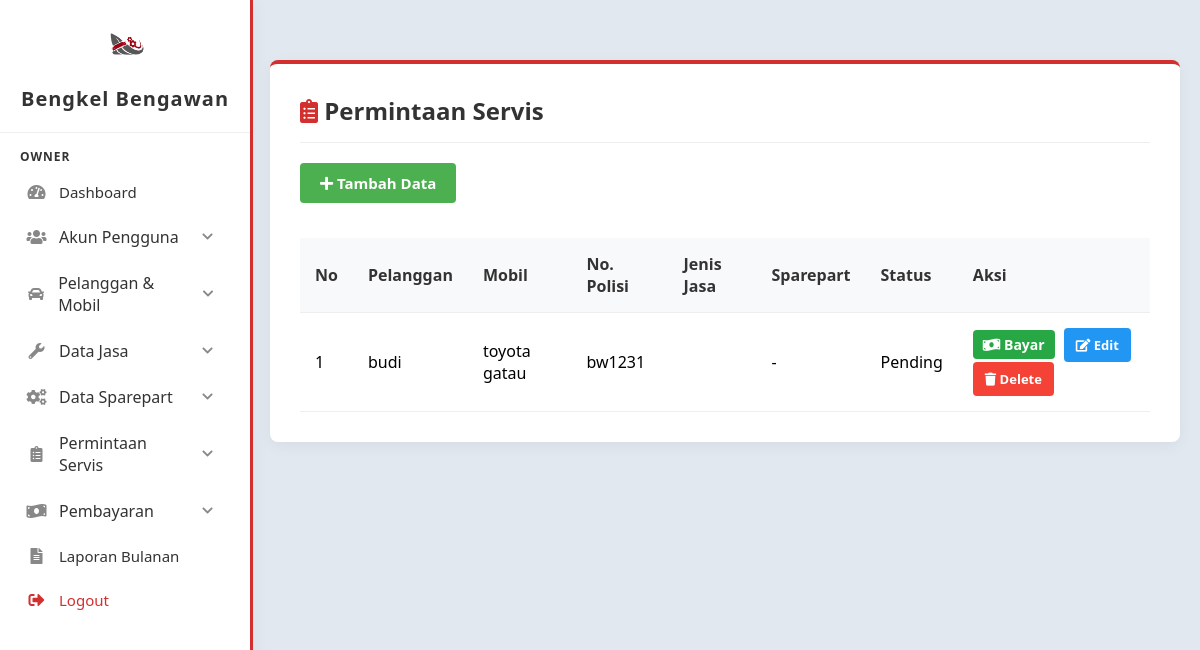
The app's page /owner/permintaan_servis/list.php (signed in), older data.
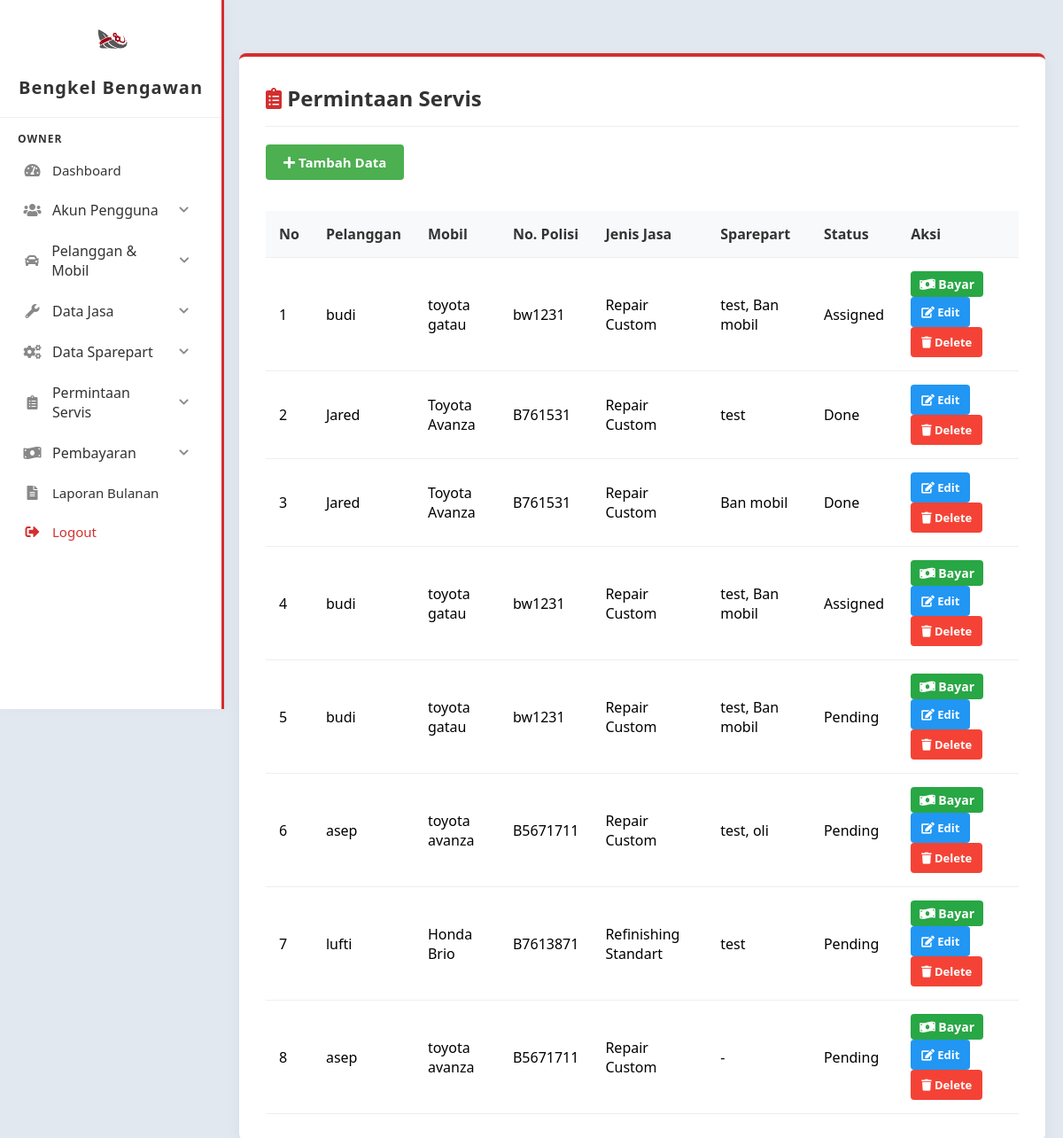
The same page, newer data.
### tables this page shows
CREATE TABLE `permintaan_servis` (
  `id_permintaan` int(11) NOT NULL,
  `id_mobil` int(11) NOT NULL,
  `keluhan` varchar(255) NOT NULL,
  `tanggal_masuk` datetime NOT NULL DEFAULT current_timestamp(),
  `tanggal_keluar` datetime DEFAULT NULL
);

CREATE TABLE `pelanggan` (
  `id_pelanggan` int(11) NOT NULL,
  `nama_pelanggan` varchar(255) NOT NULL,
  `no_telp` varchar(11) NOT NULL,
  `alamat` text DEFAULT NULL
);

CREATE TABLE `mobil` (
  `id_mobil` int(11) NOT NULL,
  `id_pelanggan` int(11) NOT NULL,
  `merk_mobil` varchar(255) NOT NULL,
  `tipe_mobil` varchar(255) NOT NULL,
  `plat_nomor` varchar(8) NOT NULL,
  `tahun_mobil` year(4) DEFAULT NULL
);

### owner/permintaan_servis/list.php (the view, shortened to what this page needs)
<?php
include "../../config/config.php";
$query = "SELECT ps.*,
                 m.merk_mobil, m.tipe_mobil, m.plat_nomor,
                 pl.nama_pelanggan,
                 (SELECT GROUP_CONCAT(j.nama_jasa SEPARATOR ', ') FROM detail_servis ds JOIN jasa j ON ds.id_jasa = j.id_jasa WHERE ds.id_permintaan = ps.id_permintaan) AS nama_jasa,
                 (SELECT GROUP_CONCAT(sp.nama_sparepart SEPARATOR ', ') FROM detail_sparepart dsp JOIN sparepart sp ON dsp.id_sparepart = sp.id_sparepart WHERE dsp.id_permintaan = ps.id_permintaan) AS nama_sparepart,
                 (SELECT dp.status_pengerjaan FROM detail_pengerjaan dp WHERE dp.id_permintaan = ps.id_permintaan LIMIT 1) AS status
          FROM permintaan_servis ps
          JOIN mobil m ON ps.id_mobil = m.id_mobil
          JOIN pelanggan pl ON m.id_pelanggan = pl.id_pelanggan
          ORDER BY ps.tanggal_masuk DESC";
$result = $conn->query($query);
$no = 1;
?>
<!DOCTYPE html>
<html lang="en">
<head>
    <link href="https://cdnjs.cloudflare.com/ajax/libs/font-awesome/5.15.3/css/all.min.css" rel="stylesheet">
    <link href="../../assets/css/dashboard.css" rel="stylesheet">
    <link href="../../assets/css/list.css" rel="stylesheet">
</head>
<body>
    <?php include '../../includes/sidebar.php'; ?>
    <div class="content">
        <div class="table-container">
            <h2 style="margin-top: 0; color: #333; text-align: left; border-bottom: 1px solid #eee; padding-bottom: 15px; margin-bottom: 20px;">
                <i class="fas fa-clipboard-list" style="color: #d32f2f;"></i> Permintaan Servis
            </h2>
            <div style="text-align: left;">
                <a href="add.php" class="btn btn-add"><i class="fas fa-plus"></i> Tambah Data</a>
            </div>
            <table>
                <thead>
                    <tr>
                        <th>No</th>
                        <th>Pelanggan</th>
                        <th>Mobil</th>
                        <th>No. Polisi</th>
                        <th>Jenis Jasa</th>
                        <th>Sparepart</th>
                        <th>Status</th>
                        <th>Aksi</th>
                    </tr>
                </thead>
                <tbody>
                    <?php while($row = $result->fetch_assoc()): ?>
                        <tr>
                            <td><?php echo $no++; ?></td>
                            <td><?php echo htmlspecialchars($row['nama_pelanggan']); ?></td>
                            <td><?php echo htmlspecialchars($row['merk_mobil'] . " " . $row['tipe_mobil']); ?></td>
                            <td><?php echo htmlspecialchars($row['plat_nomor']); ?></td>
                            <td><?php echo htmlspecialchars($row['nama_jasa']); ?></td>
                            <td><?php echo $row['nama_sparepart'] ? htmlspecialchars($row['nama_sparepart']) : '-'; ?></td>
                            <td>
                                <?php
                                $status_val = $row['status'] ? $row['status'] : 'pending';
                                $status_class = '';
                                switch($status_val) {
                                    case 'pending':
                                        $status_class = 'status-pending';
                                        break;
                                    case 'sedang_dikerjakan':
                                    case 'assigned':
                                        $status_class = 'status-working';
                                        break;
                                    case 'selesai':
                                    case 'done':
                                        $status_class = 'status-completed';
                                        break;
                                }
                                ?>
                                <span class="<?php echo $status_class; ?>"><?php echo ucfirst($status_val); ?></span>
                            </td>
                            <td>
                                <?php if($status_val == 'assigned' || $status_val == 'pending'): ?>
                                    <a href="../pembayaran/add.php?id_permintaan=<?php echo $row['id_permintaan']; ?>" class="btn btn-success" style="background-color: #28a745; color: white; padding: 5px 10px; border-radius: 4px; text-decoration: none; font-size: 14px; margin-right: 5px;"><i class="fas fa-money-bill-wave"></i> Bayar</a>
                                <?php endif; ?>
                                <a href="edit.php?id_permintaan=<?php echo $row['id_permintaan']; ?>" class="btn btn-edit"><i class="fas fa-edit"></i> Edit</a>
                                <a href="delete.php?id_permintaan=<?php echo $row['id_permintaan']; ?>" class="btn btn-delete" onclick="return confirm('Yakin ingin menghapus data ini?');"><i class="fas fa-trash"></i> Delete</a>
                            </td>
                        </tr>
                    <?php endwhile; ?>
                </tbody>
            </table>
        </div>
    </div>
</body>
</html>

Row changes from the older to the newer data that the page shows:
removed permintaan_servis: pelanggan.nama_pelanggan "budi", id_mobil.tipe_mobil "toyota gatau", id_mobil.plat_nomor "bw1231", status_val "Pending"
added permintaan_servis: pelanggan.nama_pelanggan "budi", id_mobil.tipe_mobil "toyota gatau", id_mobil.plat_nomor "bw1231", nama_jasa "Repair Custom", nama_sparepart "test, Ban mobil", status_val "Assigned"
added permintaan_servis: pelanggan.nama_pelanggan "Jared", id_mobil.tipe_mobil "Toyota Avanza", id_mobil.plat_nomor "B761531", nama_jasa "Repair Custom", nama_sparepart "test", status_val "Done"
added permintaan_servis: pelanggan.nama_pelanggan "Jared", id_mobil.tipe_mobil "Toyota Avanza", id_mobil.plat_nomor "B761531", nama_jasa "Repair Custom", nama_sparepart "Ban mobil", status_val "Done"
added permintaan_servis: pelanggan.nama_pelanggan "budi", id_mobil.tipe_mobil "toyota gatau", id_mobil.plat_nomor "bw1231", nama_jasa "Repair Custom", nama_sparepart "test, Ban mobil", status_val "Assigned"
added permintaan_servis: pelanggan.nama_pelanggan "budi", id_mobil.tipe_mobil "toyota gatau", id_mobil.plat_nomor "bw1231", nama_jasa "Repair Custom", nama_sparepart "test, Ban mobil", status_val "Pending"
added permintaan_servis: pelanggan.nama_pelanggan "asep", id_mobil.tipe_mobil "toyota avanza", id_mobil.plat_nomor "B5671711", nama_jasa "Repair Custom", nama_sparepart "test, oli", status_val "Pending"
added permintaan_servis: pelanggan.nama_pelanggan "lufti", id_mobil.tipe_mobil "Honda Brio", id_mobil.plat_nomor "B7613871", nama_jasa "Refinishing Standart", nama_sparepart "test", status_val "Pending"
added permintaan_servis: pelanggan.nama_pelanggan "asep", id_mobil.tipe_mobil "toyota avanza", id_mobil.plat_nomor "B5671711", nama_jasa "Repair Custom", status_val "Pending"
